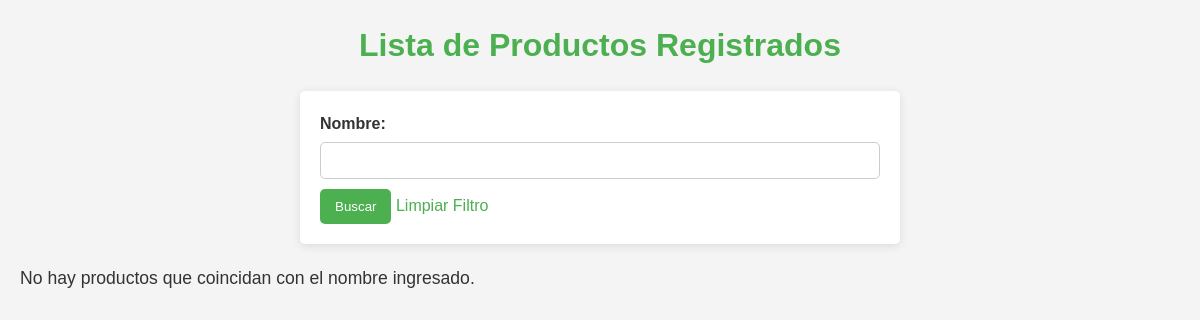
The app's page /productos/, older data.
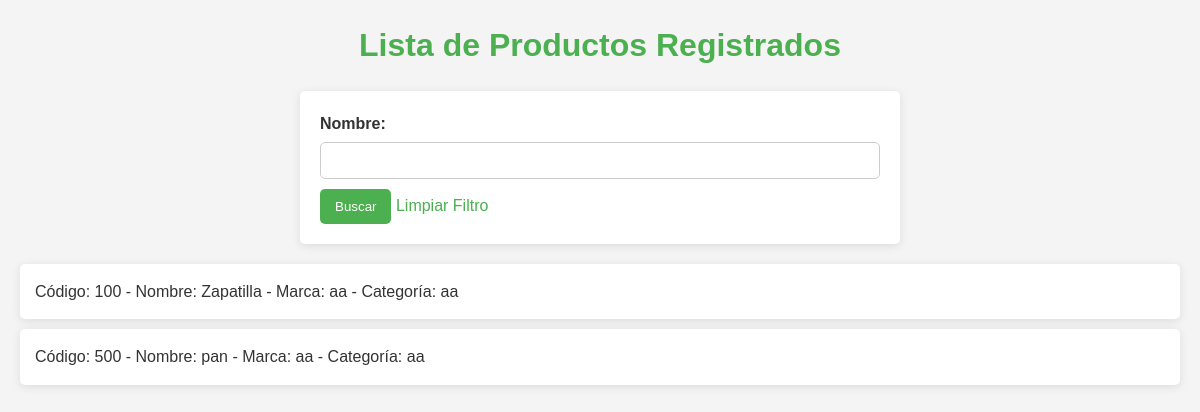
The same page, newer data.
### productos/models.py (models this page shows, shortened)
class Producto(models.Model):
    codigo = models.CharField(max_length=50, unique=True)  # Código único
    nombre = models.CharField(max_length=200)
    precio = models.DecimalField(max_digits=10, decimal_places=2)
    marca = models.ForeignKey(Marca, on_delete=models.CASCADE)
    categoria = models.ForeignKey(Categoria, on_delete=models.CASCADE, null=True, blank=True)
    caracteristicas = models.ManyToManyField(Caracteristica, blank=True)

class Marca(models.Model):
    nombre = models.CharField(max_length=100)
    def __str__(self):
        return self.nombre

class Categoria(models.Model):
    nombre = models.CharField(max_length=100)

### productos/views.py (the view)
# urls.py: path('', views.index, name='index'),  # Lista de productos
def index(request):
    productos = Producto.objects.all()
    nombre = request.GET.get('nombre')
    if nombre:
        productos = productos.filter(nombre__icontains=nombre)  # Filtrar por nombre
    return render(request, 'productos/index.html', {'productos': productos})

### productos/templates/productos/index.html (shortened to what this page needs)
<!DOCTYPE html>
<html lang="es">
<head>
    {% load static %}
    <link rel="stylesheet" href="{% static 'productos/style.css' %}">
</head>
<body>
    <h1>Lista de Productos Registrados</h1>
    <form method="GET" action="{% url 'index' %}">
        <label for="nombre">Nombre:</label>
        <input type="text" id="nombre" name="nombre" value="{{ request.GET.nombre }}">
        <button type="submit">Buscar</button>
        <a href="{% url 'index' %}">Limpiar Filtro</a>
    </form>
    <ul>
        {% for producto in productos %}
            <li>
                Código: {{ producto.codigo }} - Nombre: {{ producto.nombre }} - Marca: {{ producto.marca }} - Categoría: {{ producto.categoria.nombre }}
            </li>
        {% empty %}
            <p>No hay productos que coincidan con el nombre ingresado.</p>
        {% endfor %}
    </ul>
</body>
</html>

### productos/static/productos/style.css (style rules this page uses)
* { margin: 0; padding: 0; box-sizing: border-box; }
body { font-family: Arial, sans-serif; line-height: 1.6; background-color: #f4f4f4; color: #333; padding: 20px; }
h1 { color: #4CAF50; margin-bottom: 20px; text-align: center; font-size: 2rem; }
form { background: #fff; padding: 20px; border-radius: 5px; box-shadow: 0 2px 10px rgba(0, 0, 0, 0.1); max-width: 600px; margin: 20px auto; }
form label { display: block; margin-bottom: 5px; font-weight: bold; }
form input[type="text"] { width: 100%; padding: 10px; border-radius: 5px; border: 1px solid #ccc; margin-bottom: 10px; }
button { background: #4CAF50; color: white; border: none; padding: 10px 15px; border-radius: 5px; cursor: pointer; transition: background 0.3s; }
ul { list-style-type: none; padding: 0; margin-top: 20px; }
ul li { background: #fff; padding: 15px; border-radius: 5px; box-shadow: 0 2px 10px rgba(0, 0, 0, 0.1); margin-bottom: 10px; }
a { color: #4CAF50; text-decoration: none; }

Row changes from the older to the newer data that the page shows:
added Producto: codigo "100", nombre "Zapatilla", marca "aa", categoria.nombre "aa"
added Producto: codigo "500", nombre "pan", marca "aa", categoria.nombre "aa"
Text that changed along with them:
text no longer shown: "No hay productos que coincidan con el nombre ingresado."
